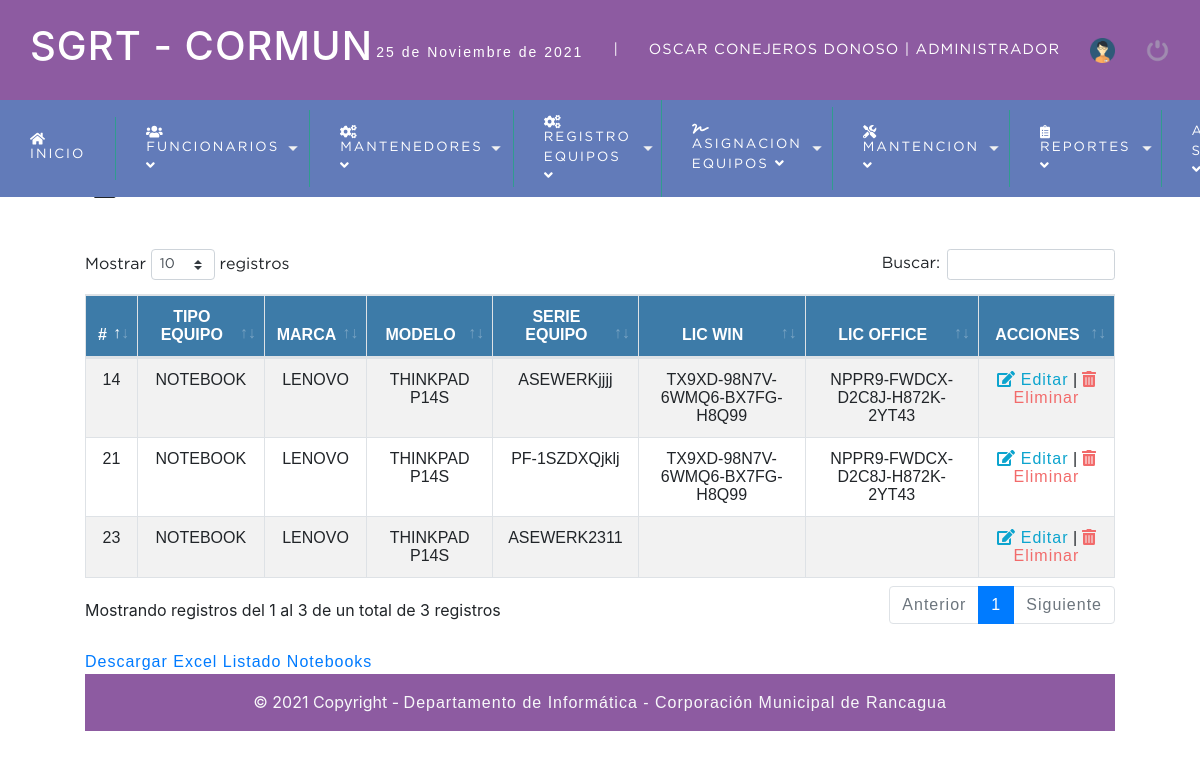
Page /sistema/listado_notebooks.php (signed in) on the committed database.
### tables this page shows
CREATE TABLE `equipos` (
  `id_equ` int(11) NOT NULL,
  `ser_equ` varchar(20) NOT NULL COMMENT 'Serie Equipo',
  `licwin_equ` varchar(30) NOT NULL,
  `licoffice_equ` varchar(30) NOT NULL,
  `fadq_equ` date NOT NULL COMMENT 'Fecha Adquisición',
  `gtia_equ` int(11) NOT NULL COMMENT 'Garantía',
  `usuarioi_equ` varchar(50) NOT NULL,
  `passi_equ` varchar(50) NOT NULL,
  `ip_equ` varchar(15) NOT NULL,
  `obs_equ` varchar(50) NOT NULL COMMENT 'Observacion Equipo',
  `estatus_equ` int(11) NOT NULL DEFAULT 1,
  `dateadd` datetime NOT NULL DEFAULT current_timestamp(),
  `id_tipe` int(11) NOT NULL,
  `id_mar` int(11) NOT NULL,
  `id_mod` int(11) NOT NULL,
  `id_fun` int(11) NOT NULL,
  `asig_equ` int(11) NOT NULL DEFAULT 0,
  `mant_equ` int(11) NOT NULL DEFAULT 0 COMMENT 'Mantencion Equipo',
  `id_depto` int(11) NOT NULL
);

CREATE TABLE `tipos_equipos` (
  `id_tipe` int(11) NOT NULL,
  `nom_tipe` varchar(20) NOT NULL,
  `estatus_tipe` int(11) NOT NULL DEFAULT 1
);

CREATE TABLE `marcas` (
  `id_mar` int(11) NOT NULL,
  `nom_mar` varchar(20) NOT NULL,
  `estatus_mar` int(11) NOT NULL DEFAULT 1
);

CREATE TABLE `modelo` (
  `id_mod` int(11) NOT NULL,
  `nom_mod` varchar(40) NOT NULL,
  `estatus_mod` int(11) NOT NULL DEFAULT 1,
  `id_mar` int(11) NOT NULL
);

### sistema/listado_notebooks.php (the view, shortened to what this page needs)
<?php
include "../conexion.php";
?>
<DOCTYPE html>
<html lang="es">
<head>
	<?php
		include "includes/scripts.php";
	?>
</head>
<body>
<?php include "includes/header.php";	?>
	<section id="container">
		<h1><i class="fas fa-desktop"></i> LISTADO NOTEBOOKS</h1>
        <?php
            $SQL_READ = "SELECT e.id_equ,e.ser_equ,e.licwin_equ,e.licoffice_equ,e.id_tipe,t.nom_tipe,m.nom_mar, mo.nom_mod
            FROM `equipos` e
            INNER JOIN tipos_equipos t
            ON e.id_tipe = t.id_tipe
            INNER JOIN marcas m
            ON e.id_mar = m.id_mar
            INNER JOIN modelo mo
            ON e.id_mod = mo.id_mod
            WHERE e.id_tipe = 1 AND estatus_equ = 1";
            $sql_query = mysqli_query($conection,$SQL_READ);
        ?>
	<br>
	<br>
	<div class="container-fluid">
		<div class="row">
            <div class="table-responsive">
                    <table id="example" class="table table-striped table-bordered">
                        <thead>
                            <tr>
                                <th>#</th>
                                <th>TIPO EQUIPO</th>
                                <th>MARCA</th>
                                <th>MODELO</th>
                                <th>SERIE EQUIPO</th>
                                <th>LIC WIN</th>
                                <th>LIC OFFICE</th>
                                <th>ACCIONES</th>
                            </tr>
                        </thead>
                        <tbody>
                            <?php
                            while ($row= mysqli_fetch_array($sql_query)){?>
                                <tr>
                                    <td><?= $row['id_equ']?></td>
                                    <td><?= $row['nom_tipe']?></td>
                                    <td><?= $row['nom_mar']?></td>
                                    <td><?= $row['nom_mod']?></td>
                                    <td><?= $row['ser_equ']?></td>
                                    <td><?= $row['licwin_equ']?></td>
                                    <td><?= $row['licoffice_equ']?></td>
                                    <td>
                                         <a class ="link_edit" href="editar_notebooks.php?id=<?php echo $row["id_equ"]  ?>"><i class="fas fa-edit"></i> Editar</a>
                                         |
                                         <a class ="link_delete" href="eliminar_confirmar_modelos.php?id=<?php echo $row["id_equ"]  ?>"><i class="fas fa-trash-alt"></i> Eliminar</a>
                                    </td>
                                </tr>
                            <?php } ?>
                        </tbody>
                </table>
            </div>
		</div>
	</div><br>
    <a href="excel_fun.php">Descargar Excel Listado Notebooks </a>
    <?php include "includes/footer.php";	?>
</body>
</html>

### sistema/css/style.css (style rules this page uses)
* { margin: 0; padding: 0; box-sizing: border-box; }
body { background: #bdb7b7; }
h1, h2, h3, h4, h5, h6 { font-family: 'arial'; font-weight: bold; letter-spacing: 1px; }
h1 { font-size: 26px; }
a { text-decoration: none; font-family: arial; letter-spacing: 1px; }
#container { padding: 160px 85px 15px 85px; }
#container h1 { font-size: 35px; display: inline-block; }
table { border-collapse: collapse; font-size: 12pt; font-family: 'arial'; width: 100%; }
table th { text-align: center; padding: 10px; background: #3d7ba8; color: #fff; }
table tr:nth-child(odd) { background: #fff; }
table td { padding: 10px; text-align: center; }
.link_edit { color: #0ca4ce; }
.link_delete { color: #f26b6b; }

### rows in the picture
equipos: id_equ "14", id_tipe.nom_tipe "NOTEBOOK", id_mar.nom_mar "LENOVO", id_mod.nom_mod "THINKPAD P14S", ser_equ "ASEWERKjjjj", licwin_equ "TX9XD-98N7V-6WMQ6-BX7FG-H8Q99", licoffice_equ "NPPR9-FWDCX-D2C8J-H872K-2YT43"
equipos: id_equ "21", id_tipe.nom_tipe "NOTEBOOK", id_mar.nom_mar "LENOVO", id_mod.nom_mod "THINKPAD P14S", ser_equ "PF-1SZDXQjklj", licwin_equ "TX9XD-98N7V-6WMQ6-BX7FG-H8Q99", licoffice_equ "NPPR9-FWDCX-D2C8J-H872K-2YT43"
equipos: id_equ "23", id_tipe.nom_tipe "NOTEBOOK", id_mar.nom_mar "LENOVO", id_mod.nom_mod "THINKPAD P14S", ser_equ "ASEWERK2311"

### other values in the picture
fechaC() "25 de Noviembre de 2021"
$_SESSION['nombre'] "OSCAR CONEJEROS DONOSO"
$_SESSION['rol_Nom'] "ADMINISTRADOR"
